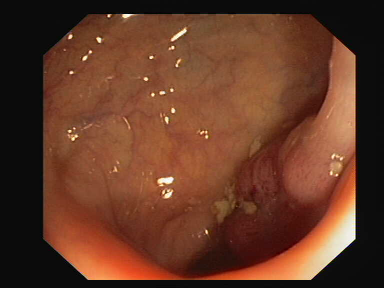
#> input picture 106/original-106.jpg, 384 x 288 px; its folder holds only this picture in this run
$ python -i gmc.py   (imports and definitions only)
#> lines starting #> are read from the running program, lines starting #| are printed output that depends on the picture
### models/MobileSAMv2/ultralytics/yolo/utils/__init__.py
# Ultralytics YOLO 🚀, AGPL-3.0 license

import contextlib
import inspect
import logging.config
import os
import platform
import re
import subprocess
import sys
import threading
import urllib
import uuid
from pathlib import Path
from types import SimpleNamespace
from typing import Union

import cv2
import matplotlib.pyplot as plt
import numpy as np
import torch
import yaml

from ultralytics import __version__

# PyTorch Multi-GPU DDP Constants
RANK = int(os.getenv('RANK', -1))
LOCAL_RANK = int(os.getenv('LOCAL_RANK', -1))  # https://pytorch.org/docs/stable/elastic/run.html
WORLD_SIZE = int(os.getenv('WORLD_SIZE', 1))

# Other Constants
FILE = Path(__file__).resolve()
ROOT = FILE.parents[2]  # YOLO
DEFAULT_CFG_PATH = ROOT / 'yolo/cfg/default.yaml'
NUM_THREADS = min(8, max(1, os.cpu_count() - 1))  # number of YOLOv5 multiprocessing threads
AUTOINSTALL = str(os.getenv('YOLO_AUTOINSTALL', True)).lower() == 'true'  # global auto-install mode
VERBOSE = str(os.getenv('YOLO_VERBOSE', True)).lower() == 'true'  # global verbose mode
TQDM_BAR_FORMAT = '{l_bar}{bar:10}{r_bar}'  # tqdm bar format
LOGGING_NAME = 'ultralytics'
MACOS, LINUX, WINDOWS = (platform.system() == x for x in ['Darwin', 'Linux', 'Windows'])  # environment booleans
HELP_MSG = \
    """
    Usage examples for running YOLOv8:

    1. Install the ultralytics package:

        pip install ultralytics

    2. Use the Python SDK:

        from ultralytics import YOLO

        # Load a model
        model = YOLO('yolov8n.yaml')  # build a new model from scratch
        model = YOLO("yolov8n.pt")  # load a pretrained model (recommended for training)

        # Use the model
        results = model.train(data="coco128.yaml", epochs=3)  # train the model
        results = model.val()  # evaluate model performance on the validation set
        results = model('https://ultralytics.com/images/bus.jpg')  # predict on an images
        success = model.export(format='onnx')  # export the model to ONNX format

    3. Use the command line interface (CLI):

        YOLOv8 'yolo' CLI commands use the following syntax:

            yolo TASK MODE ARGS

            Where   TASK (optional) is one of [detect, segment, classify]
                    MODE (required) is one of [train, val, predict, export]
                    ARGS (optional) are any number of custom 'arg=value' pairs like 'imgsz=320' that override defaults.
                        See all ARGS at https://docs.ultralytics.com/usage/cfg or with 'yolo cfg'

        - Train a detection model for 10 epochs with an initial learning_rate of 0.01
            yolo detect train data=coco128.yaml model=yolov8n.pt epochs=10 lr0=0.01

        - Predict a YouTube video using a pretrained segmentation model at images size 320:
            yolo segment predict model=yolov8n-seg.pt source='https://youtu.be/Zgi9g1ksQHc' imgsz=320

        - Val a pretrained detection model at batch-size 1 and images size 640:
            yolo detect val model=yolov8n.pt data=coco128.yaml batch=1 imgsz=640

        - Export a YOLOv8n classification model to ONNX format at images size 224 by 128 (no TASK required)
            yolo export model=yolov8n-cls.pt format=onnx imgsz=224,128

        - Run special commands:
            yolo help
            yolo checks
            yolo version
            yolo settings
            yolo copy-cfg
            yolo cfg

    Docs: https://docs.ultralytics.com
    Community: https://community.ultralytics.com
    GitHub: https://github.com/ultralytics/ultralytics
    """

# Settings
torch.set_printoptions(linewidth=320, precision=4, profile='default')
#> (this line was passed over: torch is not available in this run)
np.set_printoptions(linewidth=320, formatter={'float_kind': '{:11.5g}'.format})  # format short g, %precision=5
cv2.setNumThreads(0)  # prevent OpenCV from multithreading (incompatible with PyTorch DataLoader)
os.environ['NUMEXPR_MAX_THREADS'] = str(NUM_THREADS)  # NumExpr max threads
os.environ['CUBLAS_WORKSPACE_CONFIG'] = ':4096:8'  # for deterministic training
os.environ['TF_CPP_MIN_LOG_LEVEL'] = '2'  # suppress verbose TF compiler warnings in Colab


class SimpleClass:
    """
    Ultralytics SimpleClass is a base class providing helpful string representation, error reporting, and attribute
    access methods for easier debugging and usage.
    """

    # [13 lines left out: function __str__, not called in this run]

    def __repr__(self):
        """Return a machine-readable string representation of the object."""
        return self.__str__()

    # [4 lines left out: function __getattr__, not called in this run]


class IterableSimpleNamespace(SimpleNamespace):
    """
    Ultralytics IterableSimpleNamespace is an extension class of SimpleNamespace that adds iterable functionality and
    enables usage with dict() and for loops.
    """

    def __iter__(self):
        """Return an iterator of key-value pairs from the namespace's attributes."""
        return iter(vars(self).items())

    def __str__(self):
        """Return a human-readable string representation of the object."""
        return '\n'.join(f'{k}={v}' for k, v in vars(self).items())

    # [9 lines left out: function __getattr__, not called in this run]

    def get(self, key, default=None):
        """Return the value of the specified key if it exists; otherwise, return the default value."""
        return getattr(self, key, default)


# [37 lines left out: function plt_settings, not called in this run]


def set_logging(name=LOGGING_NAME, verbose=True):
    """Sets up logging for the given name."""
    rank = int(os.getenv('RANK', -1))  # rank in world for Multi-GPU trainings
    level = logging.INFO if verbose and rank in {-1, 0} else logging.ERROR
    logging.config.dictConfig({
        'version': 1,
        'disable_existing_loggers': False,
        'formatters': {
            name: {
                'format': '%(message)s'}},
        'handlers': {
            name: {
                'class': 'logging.StreamHandler',
                'formatter': name,
                'level': level}},
        'loggers': {
            name: {
                'level': level,
                'handlers': [name],
                'propagate': False}}})


def emojis(string=''):
    """Return platform-dependent emoji-safe version of string."""
    return string.encode().decode('ascii', 'ignore') if WINDOWS else string


class EmojiFilter(logging.Filter):
    """
    A custom logging filter class for removing emojis in log messages.

    This filter is particularly useful for ensuring compatibility with Windows terminals
    that may not support the display of emojis in log messages.
    """

    # [4 lines left out: function filter, not called in this run]


# Set logger
set_logging(LOGGING_NAME, verbose=VERBOSE)  # run before defining LOGGER
LOGGER = logging.getLogger(LOGGING_NAME)  # define globally (used in train_reverse_adaptation.py, val.py, detect.py, etc.)
if WINDOWS:  # emoji-safe logging
    LOGGER.addFilter(EmojiFilter())


# [26 lines left out: function yaml_save, not called in this run]


def yaml_load(file='data.yaml', append_filename=False):
    """
    Load YAML data from a file.

    Args:
        file (str, optional): File name. Default is 'data.yaml'.
        append_filename (bool): Add the YAML filename to the YAML dictionary. Default is False.

    Returns:
        (dict): YAML data and file name.
    """
#> further down, picture is the input picture: shape (288, 384, 3); mean B, G, R 38.4, 57.6, 100.6
    with open(file, errors='ignore', encoding='utf-8') as f:
        s = f.read()  # string

        # Remove special characters
        if not s.isprintable():
            s = re.sub(r'[^\x09\x0A\x0D\x20-\x7E\x85\xA0-\uD7FF\uE000-\uFFFD\U00010000-\U0010ffff]+', '', s)

        # Add YAML filename to dict and return
        return {**yaml.safe_load(s), 'yaml_file': str(file)} if append_filename else yaml.safe_load(s)


# [13 lines left out: function yaml_print, not called in this run]


# Default configuration
DEFAULT_CFG_DICT = yaml_load(DEFAULT_CFG_PATH)
for k, v in DEFAULT_CFG_DICT.items():
    if isinstance(v, str) and v.lower() == 'none':
        DEFAULT_CFG_DICT[k] = None
DEFAULT_CFG_KEYS = DEFAULT_CFG_DICT.keys()
DEFAULT_CFG = IterableSimpleNamespace(**DEFAULT_CFG_DICT)


# [68 lines left out: functions is_colab, is_kaggle, is_jupyter, is_docker, is_online, not called in this run]


ONLINE = is_online()


# [147 lines left out: functions is_pip_package, is_dir_writeable, is_pytest_running, is_github_actions_ci, is_git_dir, get_git_dir and 4 more, not called in this run]


USER_CONFIG_DIR = Path(os.getenv('YOLO_CONFIG_DIR', get_user_config_dir()))  # Ultralytics settings dir
SETTINGS_YAML = USER_CONFIG_DIR / 'settings.yaml'


# [24 lines left out: function colorstr, not called in this run]


class TryExcept(contextlib.ContextDecorator):
    """YOLOv8 TryExcept class. Usage: @TryExcept() decorator or 'with TryExcept():' context manager."""

    # [4 lines left out: function __init__, not called in this run]

    def __enter__(self):
        """Executes when entering TryExcept context, initializes instance."""
        pass

    # [163 lines left out: functions __exit__, threaded, set_sentry, get_settings, set_settings, deprecation_warn and 1 more, not called in this run]


def url2file(url):
    """Convert URL to filename, i.e. https://url.com/file.txt?auth -> file.txt."""
    return Path(clean_url(url)).name


# Run below code on yolo/utils init ------------------------------------------------------------------------------------

# Check first-install steps
PREFIX = colorstr('Ultralytics: ')
SETTINGS = get_settings()
DATASETS_DIR = Path(SETTINGS['datasets_dir'])  # global datasets directory
ENVIRONMENT = 'Colab' if is_colab() else 'Kaggle' if is_kaggle() else 'Jupyter' if is_jupyter() else \
    'Docker' if is_docker() else platform.system()
TESTS_RUNNING = is_pytest_running() or is_github_actions_ci()
set_sentry()

# Apply monkey patches if the script is being run from within the parent directory of the script's location
from .patches import imread, imshow, imwrite

# torch.save = torch_save
if Path(inspect.stack()[0].filename).parent.parent.as_posix() in inspect.stack()[-1].filename:
    cv2.imread, cv2.imwrite, cv2.imshow = imread, imwrite, imshow

### models/MobileSAMv2/ultralytics/tracker/utils/gmc.py
# Ultralytics YOLO 🚀, AGPL-3.0 license

import copy

import cv2
import numpy as np

from ultralytics.yolo.utils import LOGGER


class GMC:

    def __init__(self, method='sparseOptFlow', downscale=2, verbose=None):
        """Initialize a video tracker with specified parameters."""
        super().__init__()

        self.method = method
        self.downscale = max(1, int(downscale))

        if self.method == 'orb':
            self.detector = cv2.FastFeatureDetector_create(20)
            self.extractor = cv2.ORB_create()
            self.matcher = cv2.BFMatcher(cv2.NORM_HAMMING)

        elif self.method == 'sift':
            self.detector = cv2.SIFT_create(nOctaveLayers=3, contrastThreshold=0.02, edgeThreshold=20)
            self.extractor = cv2.SIFT_create(nOctaveLayers=3, contrastThreshold=0.02, edgeThreshold=20)
            self.matcher = cv2.BFMatcher(cv2.NORM_L2)

        elif self.method == 'ecc':
            number_of_iterations = 5000
            termination_eps = 1e-6
            self.warp_mode = cv2.MOTION_EUCLIDEAN
            self.criteria = (cv2.TERM_CRITERIA_EPS | cv2.TERM_CRITERIA_COUNT, number_of_iterations, termination_eps)

        elif self.method == 'sparseOptFlow':
            self.feature_params = dict(maxCorners=1000,
                                       qualityLevel=0.01,
                                       minDistance=1,
                                       blockSize=3,
                                       useHarrisDetector=False,
                                       k=0.04)
            # self.gmc_file = open('GMC_results.txt', 'w')

        elif self.method in ['file', 'files']:
            seqName = verbose[0]
            ablation = verbose[1]
            if ablation:
                filePath = r'tracker/GMC_files/MOT17_ablation'
            else:
                filePath = r'tracker/GMC_files/MOTChallenge'

            if '-FRCNN' in seqName:
                seqName = seqName[:-6]
            elif '-DPM' in seqName or '-SDP' in seqName:
                seqName = seqName[:-4]
            self.gmcFile = open(f'{filePath}/GMC-{seqName}.txt')

            if self.gmcFile is None:
                raise ValueError(f'Error: Unable to open GMC file in directory:{filePath}')
        elif self.method in ['none', 'None']:
            self.method = 'none'
        else:
            raise ValueError(f'Error: Unknown CMC method:{method}')

        self.prevFrame = None
        self.prevKeyPoints = None
        self.prevDescriptors = None

        self.initializedFirstFrame = False

    def apply(self, raw_frame, detections=None):
        """Apply object detection on a raw frame using specified method."""
        if self.method in ['orb', 'sift']:
            return self.applyFeatures(raw_frame, detections)
        elif self.method == 'ecc':
            return self.applyEcc(raw_frame, detections)
        elif self.method == 'sparseOptFlow':
            return self.applySparseOptFlow(raw_frame, detections)
        elif self.method == 'file':
            return self.applyFile(raw_frame, detections)
        elif self.method == 'none':
            return np.eye(2, 3)
        else:
            return np.eye(2, 3)

    # [157 lines left out: functions applyEcc, applyFeatures, not called in this run]

    def applySparseOptFlow(self, raw_frame, detections=None):
        """Initialize."""
        # t0 = time.time()
        height, width, _ = raw_frame.shape
#> height = 288; width = 384
        frame = cv2.cvtColor(raw_frame, cv2.COLOR_BGR2GRAY)
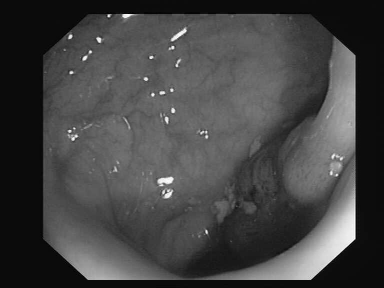
#> frame: shape (288, 384); min 0, max 254, mean 68.2
        H = np.eye(2, 3)

        # Downscale images
        if self.downscale > 1.0:
            # frame = cv2.GaussianBlur(frame, (3, 3), 1.5)
            frame = cv2.resize(frame, (width // self.downscale, height // self.downscale))
#> frame: shape (144, 192)

        # Find the keypoints
        keypoints = cv2.goodFeaturesToTrack(frame, mask=None, **self.feature_params)
#> keypoints = 84 rows, first 8: [49, 19], [61, 8], [85, 89], [35, 18], [42, 29], [86, 55], [73, 39], [54, 7]

        # Handle first frame
        if not self.initializedFirstFrame:
            # Initialize data
            self.prevFrame = frame.copy()
            self.prevKeyPoints = copy.copy(keypoints)
#> self.prevKeyPoints has the same summary as keypoints

            # Initialization done
            self.initializedFirstFrame = True

            return H

        # Find correspondences
        matchedKeypoints, status, err = cv2.calcOpticalFlowPyrLK(self.prevFrame, frame, self.prevKeyPoints, None)

        # Leave good correspondences only
        prevPoints = []
        currPoints = []

        for i in range(len(status)):
            if status[i]:
                prevPoints.append(self.prevKeyPoints[i])
                currPoints.append(matchedKeypoints[i])

        prevPoints = np.array(prevPoints)
        currPoints = np.array(currPoints)

        # Find rigid matrix
        if (np.size(prevPoints, 0) > 4) and (np.size(prevPoints, 0) == np.size(prevPoints, 0)):
            H, inliers = cv2.estimateAffinePartial2D(prevPoints, currPoints, cv2.RANSAC)

            # Handle downscale
            if self.downscale > 1.0:
                H[0, 2] *= self.downscale
                H[1, 2] *= self.downscale
        else:
            LOGGER.warning('WARNING: not enough matching points')

        # Store to next iteration
        self.prevFrame = frame.copy()
        self.prevKeyPoints = copy.copy(keypoints)

        # gmc_line = str(1000 * (time.time() - t0)) + "\t" + str(H[0, 0]) + "\t" + str(H[0, 1]) + "\t" + str(
        #     H[0, 2]) + "\t" + str(H[1, 0]) + "\t" + str(H[1, 1]) + "\t" + str(H[1, 2]) + "\n"
        # self.gmc_file.write(gmc_line)

        return H

    # [13 lines left out: function applyFile, not called in this run]

>>> import cv2
>>> picture = cv2.imread('../../../../../106/original-106.jpg')
>>> result = GMC().apply(picture)
#> result = [[1, 0, 0], [0, 1, 0]]
